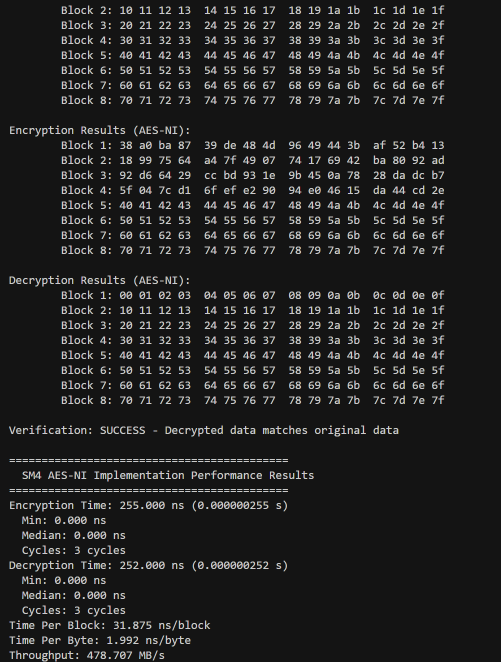
#> input picture Project1-SM4/picture/AES-NI.png, 1001 x 1324 px (shown at 1/2 size)
$ python -i dct_watermark_system.py   (imports and definitions only)
#> lines starting #> are read from the running program, lines starting #| are printed output that depends on the picture; after the words box and inside, x2 and y2 are one past the last pixel; in counts of white or black regions, pixels touching at a corner belong together
#> in extract_text_watermark, watermarked_image is the input picture: shape (1324, 1001, 3); mean B, G, R 33.3, 33.4, 33.4
# -*- coding: utf-8 -*-
"""
DCT频域数字水印系统
基于离散余弦变换 (DCT) 的频域水印算法
山东大学网络空间安全学院
"""

import numpy as np
from PIL import Image, ImageDraw, ImageFont
import cv2
import os
import time
from scipy.fftpack import dct, idct

class DCTWatermarkSystem:
    def __init__(self):
        """初始化DCT水印系统"""
        self.block_size = 8  # DCT块大小
        self.alpha = 0.1     # 水印强度系数（控制不可见性）

    # [38 lines left out: function create_text_watermark, not called in this run]

    def dct2(self, block):
        """2D DCT变换"""
        return dct(dct(block.T, norm='ortho').T, norm='ortho')

    def idct2(self, block):
        """2D IDCT变换"""
        return idct(idct(block.T, norm='ortho').T, norm='ortho')

    # [86 lines left out: function embed_watermark_dct, not called in this run]

    def extract_watermark_dct(self, watermarked_image, watermark_shape):
        """从含水印图像中提取水印"""
#> called with watermark_shape = (64, 128)
        try:
            # 转换为灰度/Y通道
            if len(watermarked_image.shape) == 3:
                if watermarked_image.shape[2] == 3:
                    yuv = cv2.cvtColor(watermarked_image, cv2.COLOR_RGB2YUV)
#> yuv: shape (1324, 1001, 3); mean of channels 0, 1, 2 33.4, 128, 128
                    Y = yuv[:, :, 0].astype(np.float32)
                else:
                    Y = watermarked_image[:, :, 0].astype(np.float32)
            else:
                Y = watermarked_image.astype(np.float32)

            # 调整尺寸
            h, w = Y.shape
#> h = 1324; w = 1001
            new_h = (h // self.block_size) * self.block_size
#> new_h = 1320
            new_w = (w // self.block_size) * self.block_size
#> new_w = 1000
            Y = Y[:new_h, :new_w]
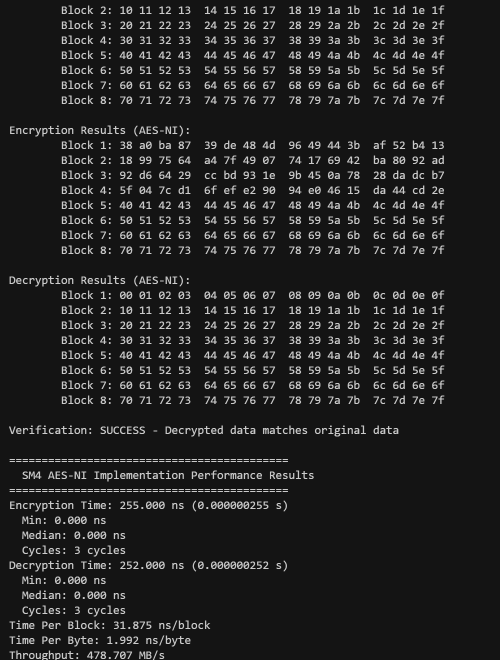
#> Y: shape (1320, 1000) float32 (shown at 1/2 size); min 20, max 203, mean 33.4

            blocks_h = new_h // self.block_size
#> blocks_h = 165
            blocks_w = new_w // self.block_size
#> blocks_w = 125

            # 提取水印
            extracted_wm = np.zeros((blocks_h, blocks_w), dtype=np.float32)

            for i in range(0, new_h, self.block_size):
                for j in range(0, new_w, self.block_size):
                    # 提取8x8块
                    block = Y[i:i+self.block_size, j:j+self.block_size]

                    # DCT变换
                    dct_block = self.dct2(block)

                    # 提取水印位（基于DCT系数的符号或大小）
                    wm_i, wm_j = i // self.block_size, j // self.block_size
                    if wm_i < blocks_h and wm_j < blocks_w:
                        # 基于(3,3)位置的DCT系数判断水印位
                        extracted_wm[wm_i, wm_j] = 1 if dct_block[3, 3] > 0 else 0
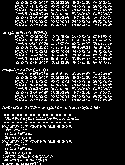
#> extracted_wm: shape (165, 125) float32; values 0 (black) and 1 (white), 14.6% white in thin lines or dots, all inside (x1, y1, x2, y2) = (2, 1, 112, 165)

            # 调整到目标尺寸
            if extracted_wm.shape != watermark_shape:
                extracted_wm = cv2.resize(extracted_wm, (watermark_shape[1], watermark_shape[0]),
                                        interpolation=cv2.INTER_NEAREST)
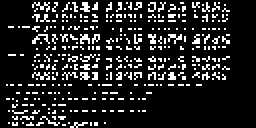
#> extracted_wm: shape (64, 128) float32 (shown 2 times larger); values 0 (black) and 1 (white), 14.3% white in thin lines or dots, all inside (x1, y1, x2, y2) = (3, 1, 115, 64)

            return extracted_wm

        except Exception as e:
            print(f"提取水印时出错: {e}")
            return np.zeros(watermark_shape, dtype=np.float32)

    # [34 lines left out: function embed_text_watermark, not called in this run]

    def extract_text_watermark(self, watermarked_image_path, output_path, watermark_shape=(64, 128)):
        """提取文本水印"""
        try:
            print(f"开始DCT频域水印提取")

            # 读取含水印图像
            watermarked_image = cv2.imread(watermarked_image_path)
            if watermarked_image is None:
                print(f"无法读取图像: {watermarked_image_path}")
                return None

            watermarked_image = cv2.cvtColor(watermarked_image, cv2.COLOR_BGR2RGB)

            # 提取水印
            extracted_wm = self.extract_watermark_dct(watermarked_image, watermark_shape)

            # 转换为0-255范围并保存
            extracted_wm_img = (extracted_wm * 255).astype(np.uint8)

            # 保存提取的水印
            cv2.imwrite(output_path, extracted_wm_img)

            print(f"DCT频域水印提取成功！保存至: {output_path}")
            return output_path

        except Exception as e:
            print(f"DCT频域水印提取失败: {e}")
            return None

    # [59 lines left out: functions calculate_psnr, create_difference_image, not called in this run]

>>> result = DCTWatermarkSystem().extract_text_watermark('../../../Project1-SM4/picture/AES-NI.png', 'out.png')

$ run again, on Project1-SM4/picture/SIMD.png
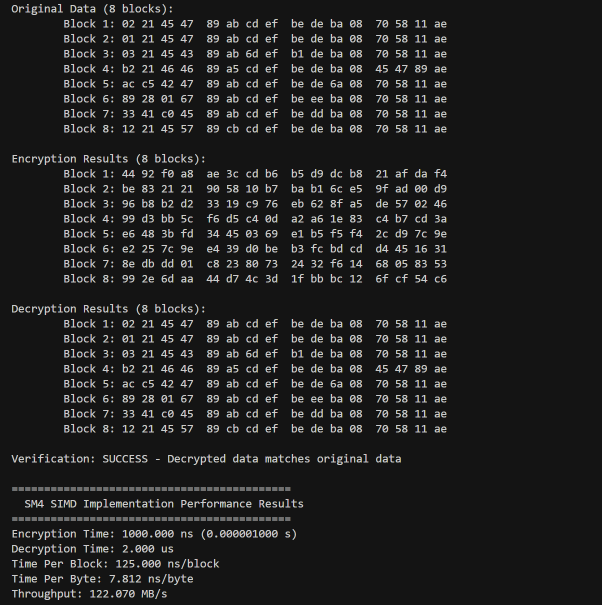
#> input picture Project1-SM4/picture/SIMD.png, 1203 x 1210 px (shown at 1/2 size)
#> in extract_text_watermark, watermarked_image is the input picture: shape (1210, 1203, 3); mean B, G, R 32.2, 32.3, 32.2
#> yuv: shape (1210, 1203, 3); mean of channels 0, 1, 2 32.2, 128, 128
#> after the loop in extract_watermark_dct, `for i in range(0, new_h, self.block_size):`:
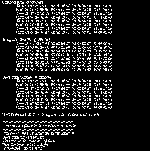
#> extracted_wm: shape (151, 150) float32; values 0 (black) and 1 (white), 13.3% white in thin lines or dots, all inside (x1, y1, x2, y2) = (2, 1, 112, 150)
#> in extract_watermark_dct, `extracted_wm = cv2.resize(extracted_wm, (watermark_shape[1], watermark..`:
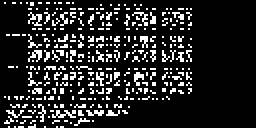
#> extracted_wm: shape (64, 128) float32 (shown 2 times larger); values 0 (black) and 1 (white), 14.8% white in thin lines or dots, all inside (x1, y1, x2, y2) = (2, 1, 96, 64)

$ run again, on Project1-SM4/picture/Table.png
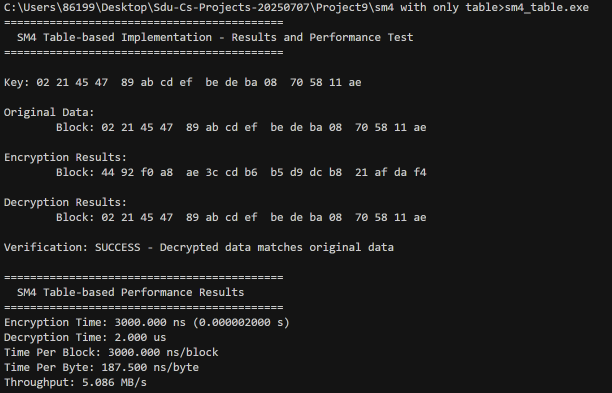
#> input picture Project1-SM4/picture/Table.png, 1224 x 785 px (shown at 1/2 size)
#> in extract_text_watermark, watermarked_image is the input picture: shape (785, 1224, 3); mean B, G, R 29.1, 29.2, 29.1
#> yuv: shape (785, 1224, 3); mean of channels 0, 1, 2 29.2, 128, 128
#> after the loop in extract_watermark_dct, `for i in range(0, new_h, self.block_size):`:
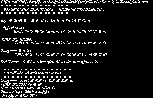
#> extracted_wm: shape (98, 153) float32; values 0 (black) and 1 (white), 9.4% white in thin lines or dots
#> in extract_watermark_dct, `extracted_wm = cv2.resize(extracted_wm, (watermark_shape[1], watermark..`:
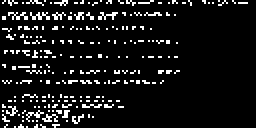
#> extracted_wm: shape (64, 128) float32 (shown 2 times larger); values 0 (black) and 1 (white), 8.9% white in thin lines or dots
#> extracted_wm_img: shape (64, 128); 8.9% white in thin lines or dots
